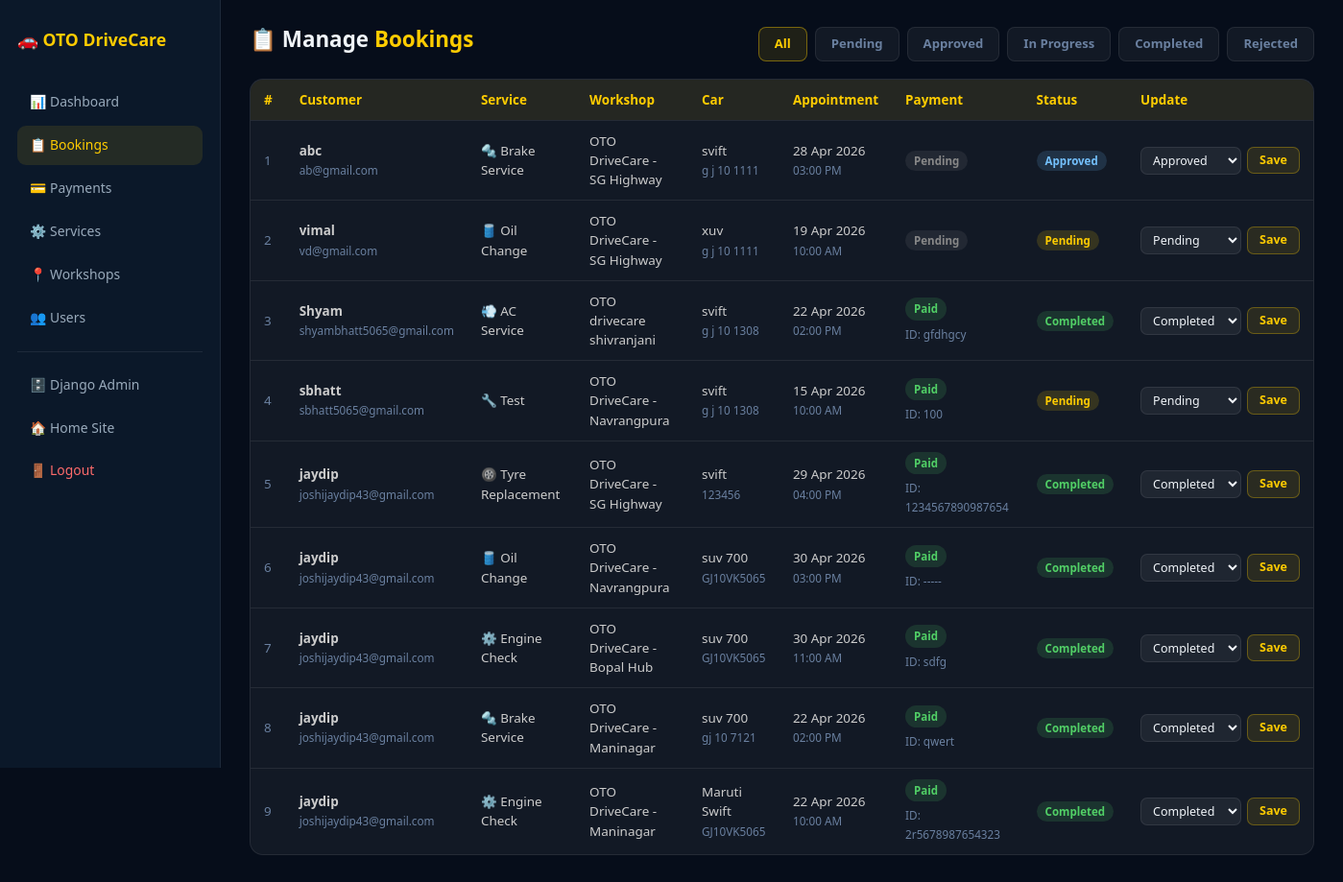
The app's page /admin-bookings/ (signed in) with its own data.
### service/models.py (models this page shows, shortened)
class ServiceBooking(models.Model):
    STATUS_CHOICES = [
        ('Pending', 'Pending'),
        ('Approved', 'Approved'),
        ('In Progress', 'In Progress'),
        ('Completed', 'Completed'),
        ('Rejected', 'Rejected'),
        ('Cancelled', 'Cancelled'),
    ]
    customer = models.ForeignKey(User, on_delete=models.CASCADE, related_name='bookings')
    service = models.ForeignKey(Service, on_delete=models.CASCADE)
    workshop = models.ForeignKey(Workshop, on_delete=models.CASCADE)
    car_model = models.CharField(max_length=100)
    car_number = models.CharField(max_length=20)
    appointment_date = models.DateField()
    appointment_time = models.TimeField()
    notes = models.TextField(blank=True, null=True)
    status = models.CharField(max_length=20, choices=STATUS_CHOICES, default='Pending')
    payment_status = models.CharField(max_length=20, choices=[('Pending', 'Pending'), ('Paid', 'Paid')], default='Pending')
    transaction_id = models.CharField(max_length=100, blank=True, null=True)
    created_at = models.DateTimeField(auto_now_add=True)
    class Meta:
        ordering = ['-created_at']

class Service(models.Model):
    name = models.CharField(max_length=100)
    description = models.TextField()
    price = models.DecimalField(max_digits=8, decimal_places=2)
    duration = models.CharField(max_length=50)  # e.g. "2 hours"
    icon = models.CharField(max_length=10, default='🔧')
    is_active = models.BooleanField(default=True)
    created_at = models.DateTimeField(auto_now_add=True)
    class Meta:
        ordering = ['name']

class Workshop(models.Model):
    name = models.CharField(max_length=100)
    address = models.TextField()
    phone = models.CharField(max_length=15)
    email = models.EmailField(blank=True, null=True)
    total_slots = models.PositiveIntegerField(default=10)
    is_active = models.BooleanField(default=True)
    class Meta:
        ordering = ['name']

### service/views.py (the view)
# urls.py: path('admin-bookings/', views.admin_bookings, name='admin_bookings'),
@admin_required
def admin_bookings(request):
    status_filter = request.GET.get('status', '').strip()
    bookings = ServiceBooking.objects.select_related(
        'customer', 'service', 'workshop'
    ).order_by('-created_at')
    if status_filter:
        bookings = bookings.filter(status=status_filter)
    status_choices = ServiceBooking.STATUS_CHOICES
    return render(request, 'admin_bookings.html', {
        'bookings': bookings,
        'status_filter': status_filter,
        'status_choices': status_choices,
    })

### service/views.py (called while the page is built)
def admin_required(view_func):
    @wraps(view_func)
    def wrapper(request, *args, **kwargs):
        if not request.user.is_authenticated:
            return redirect('admin_login')
        if not request.user.is_staff:
            return redirect('home')
        return view_func(request, *args, **kwargs)
    return wrapper

### service/templates/admin_bookings.html (shortened to what this page needs)
<!DOCTYPE html>
<html lang="en">
<head>
    <link href="https://cdn.jsdelivr.net/npm/bootstrap@5.3.0/dist/css/bootstrap.min.css" rel="stylesheet">
</head>
<body>
<div class="sidebar">
    <div class="logo">🚗 OTO DriveCare</div>
    <nav>
        <a href="/admin-dashboard/">📊 Dashboard</a>
        <a href="/admin-bookings/" class="active">📋 Bookings</a>
        <a href="/admin-payments/">💳 Payments</a>
        <a href="/admin-services/">⚙️ Services</a>
        <a href="/admin-workshops/">📍 Workshops</a>
        <a href="/admin-users/">👥 Users</a>
        <div class="divider"></div>
        <a href="/admin/">🗄️ Django Admin</a>
        <a href="/">🏠 Home Site</a>
        <a href="/logout/" style="color:#ff6b6b;">🚪 Logout</a>
    </nav>
</div>
<div class="main">
    <div class="toprow">
        <h1>📋 Manage <span>Bookings</span></h1>
        <div class="filter-bar">
            <a href="/admin-bookings/" class="filter-btn {% if not status_filter %}active{% endif %}">All</a>
            <a href="/admin-bookings/?status=Pending" class="filter-btn {% if status_filter == 'Pending' %}active{% endif %}">Pending</a>
            <a href="/admin-bookings/?status=Approved" class="filter-btn {% if status_filter == 'Approved' %}active{% endif %}">Approved</a>
            <a href="/admin-bookings/?status=In+Progress" class="filter-btn {% if status_filter == 'In Progress' %}active{% endif %}">In Progress</a>
            <a href="/admin-bookings/?status=Completed" class="filter-btn {% if status_filter == 'Completed' %}active{% endif %}">Completed</a>
            <a href="/admin-bookings/?status=Rejected" class="filter-btn {% if status_filter == 'Rejected' %}active{% endif %}">Rejected</a>
        </div>
    </div>
    <div class="panel">
        {% if bookings %}
        <table>
            <thead>
                <tr>
                    <th>#</th>
                    <th>Customer</th>
                    <th>Service</th>
                    <th>Workshop</th>
                    <th>Car</th>
                    <th>Appointment</th>
                    <th>Payment</th>
                    <th>Status</th>
                    <th>Update</th>
                </tr>
            </thead>
            <tbody>
            {% for b in bookings %}
            <tr>
                <td style="color:var(--muted)">{{ forloop.counter }}</td>
                <td>
                    <strong>{{ b.customer.username }}</strong><br>
                    <small style="color:var(--muted)">{{ b.customer.email }}</small>
                </td>
                <td>{{ b.service.icon }} {{ b.service.name }}</td>
                <td>{{ b.workshop.name }}</td>
                <td>{{ b.car_model }}<br><small style="color:var(--muted)">{{ b.car_number }}</small></td>
                <td>{{ b.appointment_date|date:"d M Y" }}<br><small style="color:var(--muted)">{{ b.appointment_time|time:"h:i A" }}</small></td>
                <td>
                    {% if b.payment_status == 'Paid' %}
                        <span class="badge-s bc" style="margin-bottom:4px; display:inline-block;">Paid</span><br>
                        <small style="color:var(--muted)">ID: {{ b.transaction_id|default:"N/A" }}</small>
                    {% else %}
                        <span class="badge-s bx">Pending</span>
                    {% endif %}
                </td>
                <td>
                    {% if b.status == 'Pending' %}<span class="badge-s bp">Pending</span>
                    {% elif b.status == 'Approved' %}<span class="badge-s ba">Approved</span>
                    {% elif b.status == 'In Progress' %}<span class="badge-s bi">In Progress</span>
                    {% elif b.status == 'Completed' %}<span class="badge-s bc">Completed</span>
                    {% elif b.status == 'Rejected' %}<span class="badge-s br">Rejected</span>
                    {% else %}<span class="badge-s bx">Cancelled</span>{% endif %}
                </td>
                <td>
                    <form method="POST" action="/admin-update-booking/{{ b.id }}/" class="inline-form">
                        <select name="status" class="status-sel">
                            {% for val, label in status_choices %}
                            <option value="{{ val }}" {% if b.status == val %}selected{% endif %}>{{ label }}</option>
                            {% endfor %}
                        </select>
                        <button type="submit" class="btn-upd">Save</button>
                    </form>
                </td>
            </tr>
            {% endfor %}
            </tbody>
        </table>
        {% else %}
        <div class="empty">No bookings found{% if status_filter %} for status "{{ status_filter }}"{% endif %}.</div>
        {% endif %}
    </div>
</div>
</body>
</html>

### service/templates/admin_bookings.html (style rules this page uses)
:root { --bg:#060d1a;--sidebar:#0b1829;--card:rgba(255,255,255,0.05);--gold:#ffcc00;--gold-dim:rgba(255,204,0,0.1);--text:#f0f4f8;--muted:#6a80a0;--border:rgba(255,255,255,0.08);--sw:230px; }
* { box-sizing:border-box;margin:0;padding:0; }
body { background:var(--bg);color:var(--text);font-family:'Segoe UI',sans-serif;display:flex;min-height:100vh; }
.sidebar { width:var(--sw);background:var(--sidebar);border-right:1px solid var(--border);padding:28px 18px;position:fixed;height:100vh;overflow-y:auto; }
.sidebar .logo { color:var(--gold);font-size:1.1rem;font-weight:800;margin-bottom:32px; }
.sidebar nav a { display:flex;align-items:center;gap:10px;color:#9ab;text-decoration:none;padding:10px 13px;border-radius:9px;margin-bottom:4px;font-size:0.87rem;transition:0.2s; }
.sidebar nav a:hover,.sidebar nav a.active { background:var(--gold-dim);color:var(--gold); }
.sidebar nav .divider { border-top:1px solid var(--border);margin:14px 0; }
.main { margin-left:var(--sw);flex:1;padding:28px 30px 60px; }
.toprow { display:flex;justify-content:space-between;align-items:center;margin-bottom:18px;flex-wrap:wrap;gap:12px; }
.toprow h1 { font-size:1.4rem;font-weight:800; }
.toprow h1 span { color:var(--gold); }
.filter-bar { display:flex;gap:8px;flex-wrap:wrap; }
.filter-btn { padding:7px 16px;border-radius:8px;text-decoration:none;font-size:0.82rem;font-weight:600;border:1px solid var(--border);color:var(--muted);background:var(--card);transition:0.2s; }
.filter-btn:hover,.filter-btn.active { background:var(--gold-dim);border-color:rgba(255,204,0,0.4);color:var(--gold); }
.panel { background:var(--card);border:1px solid var(--border);border-radius:14px;overflow:hidden; }
table { width:100%;border-collapse:collapse;font-size:0.84rem; }
th { background:rgba(255,204,0,0.08);color:var(--gold);font-weight:600;padding:11px 14px;text-align:left; }
td { padding:11px 14px;border-top:1px solid var(--border);color:#ccc;vertical-align:middle; }
.badge-s { padding:3px 9px;border-radius:20px;font-size:0.72rem;font-weight:600; }
.bp { background:rgba(255,204,0,0.15);color:#ffcc00; }
.ba { background:rgba(116,192,252,0.15);color:#74c0fc; }
.bc { background:rgba(81,207,102,0.15);color:#51cf66; }
.bx { background:rgba(150,150,150,0.12);color:#888; }
select.status-sel { background:rgba(255,255,255,0.06);border:1px solid var(--border);color:var(--text);padding:4px 8px;border-radius:7px;font-size:0.78rem;outline:none;cursor:pointer; }
select.status-sel option { background:#1a2a3a; }
.btn-upd { background:var(--gold-dim);border:1px solid rgba(255,204,0,0.3);color:var(--gold);padding:4px 12px;border-radius:7px;font-size:0.78rem;font-weight:600;cursor:pointer;transition:0.2s; }
.inline-form { display:inline-flex;gap:6px;align-items:center; }

### records on screen
ServiceBooking: customer.username "abc", customer.email "ab@gmail.com", service.icon "🔩", service.name "Brake Service", workshop.name "OTO DriveCare - SG Highway", car_model "svift", car_number "g j 10 1111", appointment_date "28 Apr 2026", appointment_time "03:00 PM", payment_status "Pending", shows "Approved", status "Approved"
ServiceBooking: customer.username "vimal", customer.email "vd@gmail.com", service.icon "🛢️", service.name "Oil Change", workshop.name "OTO DriveCare - SG Highway", car_model "xuv", car_number "g j 10 1111", appointment_date "19 Apr 2026", appointment_time "10:00 AM", payment_status "Pending", status "Pending"
ServiceBooking: customer.username "Shyam", customer.email "shyambhatt5065@gmail.com", service.icon "💨", service.name "AC Service", workshop.name "OTO drivecare shivranjani", car_model "svift", car_number "g j 10 1308", appointment_date "22 Apr 2026", appointment_time "02:00 PM", transaction_id "gfdhgcy", shows "Completed", status "Completed"
ServiceBooking: customer.username "sbhatt", customer.email "sbhatt5065@gmail.com", service.icon "🔧", service.name "Test", workshop.name "OTO DriveCare - Navrangpura", car_model "svift", car_number "g j 10 1308", appointment_date "15 Apr 2026", appointment_time "10:00 AM", transaction_id "100", shows "Pending", status "Pending"
ServiceBooking: customer.username "jaydip", customer.email "joshijaydip43@gmail.com", service.icon "🛞", service.name "Tyre Replacement", workshop.name "OTO DriveCare - SG Highway", car_model "svift", car_number "123456", appointment_date "29 Apr 2026", appointment_time "04:00 PM", transaction_id "1234567890987654", shows "Completed", status "Completed"
ServiceBooking: customer.username "jaydip", customer.email "joshijaydip43@gmail.com", service.icon "🛢️", service.name "Oil Change", workshop.name "OTO DriveCare - Navrangpura", car_model "suv 700", car_number "GJ10VK5065", appointment_date "30 Apr 2026", appointment_time "03:00 PM", transaction_id "-----", shows "Completed", status "Completed"
ServiceBooking: customer.username "jaydip", customer.email "joshijaydip43@gmail.com", service.icon "⚙️", service.name "Engine Check", workshop.name "OTO DriveCare - Bopal Hub", car_model "suv 700", car_number "GJ10VK5065", appointment_date "30 Apr 2026", appointment_time "11:00 AM", transaction_id "sdfg", shows "Completed", status "Completed"
ServiceBooking: customer.username "jaydip", customer.email "joshijaydip43@gmail.com", service.icon "🔩", service.name "Brake Service", workshop.name "OTO DriveCare - Maninagar", car_model "suv 700", car_number "gj 10 7121", appointment_date "22 Apr 2026", appointment_time "02:00 PM", transaction_id "qwert", shows "Completed", status "Completed"
ServiceBooking: customer.username "jaydip", customer.email "joshijaydip43@gmail.com", service.icon "⚙️", service.name "Engine Check", workshop.name "OTO DriveCare - Maninagar", car_model "Maruti Swift", car_number "GJ10VK5065", appointment_date "22 Apr 2026", appointment_time "10:00 AM", transaction_id "2r5678987654323", shows "Completed", status "Completed"
